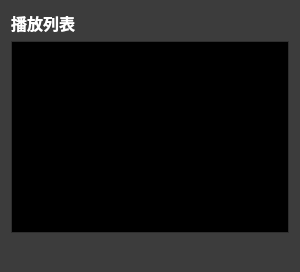
      <widget class="QWidget" name="playListWidget" native="true">
       <property name="maximumSize">
        <size>
         <width>300</width>
         <height>16777215</height>
        </size>
       </property>
       <property name="palette">
        <palette>
         <active>
          <colorrole role="WindowText">
           <brush brushstyle="SolidPattern">
            <color alpha="255">
             <red>255</red>
             <green>255</green>
             <blue>255</blue>
            </color>
           </brush>
          </colorrole>
          <colorrole role="Button">
           <brush brushstyle="SolidPattern">
            <color alpha="255">
             <red>60</red>
             <green>60</green>
             <blue>60</blue>
            </color>
           </brush>
          </colorrole>
          <colorrole role="Light">
           <brush brushstyle="SolidPattern">
            <color alpha="255">
             <red>90</red>
             <green>90</green>
             <blue>90</blue>
            </color>
           </brush>
          </colorrole>
          <colorrole role="Midlight">
           <brush brushstyle="SolidPattern">
            <color alpha="255">
             <red>75</red>
             <green>75</green>
             <blue>75</blue>
            </color>
           </brush>
          </colorrole>
          <colorrole role="Dark">
           <brush brushstyle="SolidPattern">
            <color alpha="255">
             <red>30</red>
             <green>30</green>
             <blue>30</blue>
            </color>
           </brush>
          </colorrole>
          <colorrole role="Mid">
           <brush brushstyle="SolidPattern">
            <color alpha="255">
             <red>40</red>
             <green>40</green>
             <blue>40</blue>
            </color>
           </brush>
          </colorrole>
          <colorrole role="Text">
           <brush brushstyle="SolidPattern">
            <color alpha="255">
             <red>255</red>
             <green>255</green>
             <blue>255</blue>
            </color>
           </brush>
          </colorrole>
          <colorrole role="BrightText">
           <brush brushstyle="SolidPattern">
            <color alpha="255">
             <red>255</red>
             <green>255</green>
             <blue>255</blue>
            </color>
           </brush>
          </colorrole>
          <colorrole role="ButtonText">
           <brush brushstyle="SolidPattern">
            <color alpha="255">
             <red>255</red>
             <green>255</green>
             <blue>255</blue>
            </color>
           </brush>
          </colorrole>
          <colorrole role="Base">
           <brush brushstyle="SolidPattern">
            <color alpha="255">
             <red>0</red>
             <green>0</green>
             <blue>0</blue>
            </color>
           </brush>
          </colorrole>
          <colorrole role="Window">
           <brush brushstyle="SolidPattern">
            <color alpha="255">
             <red>60</red>
             <green>60</green>
             <blue>60</blue>
            </color>
           </brush>
          </colorrole>
          <colorrole role="Shadow">
           <brush brushstyle="SolidPattern">
            <color alpha="255">
             <red>0</red>
             <green>0</green>
             <blue>0</blue>
            </color>
           </brush>
          </colorrole>
          <colorrole role="AlternateBase">
           <brush brushstyle="SolidPattern">
            <color alpha="255">
             <red>30</red>
             <green>30</green>
             <blue>30</blue>
            </color>
           </brush>
          </colorrole>
          <colorrole role="ToolTipBase">
           <brush brushstyle="SolidPattern">
            <color alpha="255">
             <red>255</red>
             <green>255</green>
             <blue>220</blue>
            </color>
           </brush>
          </colorrole>
          <colorrole role="ToolTipText">
           <brush brushstyle="SolidPattern">
            <color alpha="255">
             <red>0</red>
             <green>0</green>
             <blue>0</blue>
            </color>
           </brush>
          </colorrole>
          <colorrole role="PlaceholderText">
           <brush brushstyle="SolidPattern">
            <color alpha="128">
             <red>255</red>
             <green>255</green>
             <blue>255</blue>
            </color>
           </brush>
          </colorrole>
         </active>
         <inactive>
          <colorrole role="WindowText">
           <brush brushstyle="SolidPattern">
            <color alpha="255">
             <red>255</red>
             <green>255</green>
             <blue>255</blue>
            </color>
           </brush>
          </colorrole>
          <colorrole role="Button">
           <brush brushstyle="SolidPattern">
            <color alpha="255">
             <red>60</red>
             <green>60</green>
             <blue>60</blue>
            </color>
           </brush>
          </colorrole>
          <colorrole role="Light">
           <brush brushstyle="SolidPattern">
            <color alpha="255">
             <red>90</red>
             <green>90</green>
             <blue>90</blue>
            </color>
           </brush>
          </colorrole>
          <colorrole role="Midlight">
           <brush brushstyle="SolidPattern">
            <color alpha="255">
             <red>75</red>
             <green>75</green>
             <blue>75</blue>
            </color>
           </brush>
          </colorrole>
          <colorrole role="Dark">
           <brush brushstyle="SolidPattern">
            <color alpha="255">
             <red>30</red>
             <green>30</green>
             <blue>30</blue>
            </color>
           </brush>
          </colorrole>
          <colorrole role="Mid">
           <brush brushstyle="SolidPattern">
            <color alpha="255">
             <red>40</red>
             <green>40</green>
             <blue>40</blue>
            </color>
           </brush>
          </colorrole>
          <colorrole role="Text">
           <brush brushstyle="SolidPattern">
            <color alpha="255">
             <red>255</red>
             <green>255</green>
             <blue>255</blue>
            </color>
           </brush>
          </colorrole>
          <colorrole role="BrightText">
           <brush brushstyle="SolidPattern">
            <color alpha="255">
             <red>255</red>
             <green>255</green>
             <blue>255</blue>
            </color>
           </brush>
          </colorrole>
          <colorrole role="ButtonText">
           <brush brushstyle="SolidPattern">
            <color alpha="255">
             <red>255</red>
             <green>255</green>
             <blue>255</blue>
            </color>
           </brush>
          </colorrole>
          <colorrole role="Base">
           <brush brushstyle="SolidPattern">
            <color alpha="255">
             <red>0</red>
             <green>0</green>
             <blue>0</blue>
            </color>
           </brush>
          </colorrole>
          <colorrole role="Window">
           <brush brushstyle="SolidPattern">
            <color alpha="255">
             <red>60</red>
             <green>60</green>
             <blue>60</blue>
            </color>
           </brush>
          </colorrole>
          <colorrole role="Shadow">
           <brush brushstyle="SolidPattern">
            <color alpha="255">
             <red>0</red>
             <green>0</green>
             <blue>0</blue>
            </color>
           </brush>
          </colorrole>
          <colorrole role="AlternateBase">
           <brush brushstyle="SolidPattern">
            <color alpha="255">
             <red>30</red>
             <green>30</green>
             <blue>30</blue>
            </color>
           </brush>
          </colorrole>
          <colorrole role="ToolTipBase">
           <brush brushstyle="SolidPattern">
            <color alpha="255">
             <red>255</red>
             <green>255</green>
             <blue>220</blue>
            </color>
           </brush>
          </colorrole>
          <colorrole role="ToolTipText">
           <brush brushstyle="SolidPattern">
            <color alpha="255">
             <red>0</red>
             <green>0</green>
             <blue>0</blue>
            </color>
           </brush>
          </colorrole>
          <colorrole role="PlaceholderText">
           <brush brushstyle="SolidPattern">
            <color alpha="128">
             <red>255</red>
             <green>255</green>
             <blue>255</blue>
            </color>
           </brush>
          </colorrole>
         </inactive>
         <disabled>
          <colorrole role="WindowText">
           <brush brushstyle="SolidPattern">
            <color alpha="255">
             <red>30</red>
             <green>30</green>
             <blue>30</blue>
            </color>
           </brush>
          </colorrole>
          <colorrole role="Button">
           <brush brushstyle="SolidPattern">
            <color alpha="255">
             <red>60</red>
             <green>60</green>
             <blue>60</blue>
            </color>
           </brush>
          </colorrole>
          <colorrole role="Light">
           <brush brushstyle="SolidPattern">
            <color alpha="255">
             <red>90</red>
             <green>90</green>
             <blue>90</blue>
            </color>
           </brush>
          </colorrole>
          <colorrole role="Midlight">
           <brush brushstyle="SolidPattern">
            <color alpha="255">
             <red>75</red>
             <green>75</green>
             <blue>75</blue>
            </color>
           </brush>
          </colorrole>
          <colorrole role="Dark">
           <brush brushstyle="SolidPattern">
            <color alpha="255">
             <red>30</red>
             <green>30</green>
             <blue>30</blue>
            </color>
           </brush>
          </colorrole>
          <colorrole role="Mid">
           <brush brushstyle="SolidPattern">
            <color alpha="255">
             <red>40</red>
             <green>40</green>
             <blue>40</blue>
            </color>
           </brush>
          </colorrole>
          <colorrole role="Text">
           <brush brushstyle="SolidPattern">
            <color alpha="255">
             <red>30</red>
             <green>30</green>
             <blue>30</blue>
            </color>
           </brush>
          </colorrole>
          <colorrole role="BrightText">
           <brush brushstyle="SolidPattern">
            <color alpha="255">
             <red>255</red>
             <green>255</green>
             <blue>255</blue>
            </color>
           </brush>
          </colorrole>
          <colorrole role="ButtonText">
           <brush brushstyle="SolidPattern">
            <color alpha="255">
             <red>30</red>
             <green>30</green>
             <blue>30</blue>
            </color>
           </brush>
          </colorrole>
          <colorrole role="Base">
           <brush brushstyle="SolidPattern">
            <color alpha="255">
             <red>60</red>
             <green>60</green>
             <blue>60</blue>
            </color>
           </brush>
          </colorrole>
          <colorrole role="Window">
           <brush brushstyle="SolidPattern">
            <color alpha="255">
             <red>60</red>
             <green>60</green>
             <blue>60</blue>
            </color>
           </brush>
          </colorrole>
          <colorrole role="Shadow">
           <brush brushstyle="SolidPattern">
            <color alpha="255">
             <red>0</red>
             <green>0</green>
             <blue>0</blue>
            </color>
           </brush>
          </colorrole>
          <colorrole role="AlternateBase">
           <brush brushstyle="SolidPattern">
            <color alpha="255">
             <red>60</red>
             <green>60</green>
             <blue>60</blue>
            </color>
           </brush>
          </colorrole>
          <colorrole role="ToolTipBase">
           <brush brushstyle="SolidPattern">
            <color alpha="255">
             <red>255</red>
             <green>255</green>
             <blue>220</blue>
            </color>
           </brush>
          </colorrole>
          <colorrole role="ToolTipText">
           <brush brushstyle="SolidPattern">
            <color alpha="255">
             <red>0</red>
             <green>0</green>
             <blue>0</blue>
            </color>
           </brush>
          </colorrole>
          <colorrole role="PlaceholderText">
           <brush brushstyle="SolidPattern">
            <color alpha="128">
             <red>255</red>
             <green>255</green>
             <blue>255</blue>
            </color>
           </brush>
          </colorrole>
         </disabled>
        </palette>
       </property>
       <property name="autoFillBackground">
        <bool>true</bool>
       </property>
       <layout class="QVBoxLayout" name="verticalLayout_3">
        <item>
         <widget class="QLabel" name="label">
          <property name="font">
           <font>
            <family>Arial Black</family>
            <pointsize>12</pointsize>
            <weight>75</weight>
            <bold>true</bold>
           </font>
          </property>
          <property name="text">
           <string>播放列表</string>
          </property>
         </widget>
        </item>
        <item>
         <widget class="QListWidget" name="listVideoWidget">
          <property name="maximumSize">
           <size>
            <width>300</width>
            <height>16777215</height>
           </size>
          </property>
          <property name="autoFillBackground">
           <bool>true</bool>
          </property>
          <property name="horizontalScrollBarPolicy">
           <enum>Qt::ScrollBarAlwaysOff</enum>
          </property>
          <property name="sizeAdjustPolicy">
           <enum>QAbstractScrollArea::AdjustIgnored</enum>
          </property>
          <property name="selectionMode">
           <enum>QAbstractItemView::ExtendedSelection</enum>
          </property>
          <property name="movement">
           <enum>QListView::Static</enum>
          </property>
          <property name="flow">
           <enum>QListView::TopToBottom</enum>
          </property>
          <property name="isWrapping" stdset="0">
           <bool>false</bool>
          </property>
          <property name="uniformItemSizes">
           <bool>false</bool>
          </property>
          <property name="wordWrap">
           <bool>false</bool>
          </property>
         </widget>
        </item>
        <item>
         <layout class="QHBoxLayout" name="horizontalLayout_4">
          <item>
           <widget class="QPushButton" name="btnAdds">
            <property name="maximumSize">
             <size>
              <width>40</width>
              <height>16777215</height>
             </size>
            </property>
            <property name="focusPolicy">
             <enum>Qt::NoFocus</enum>
            </property>
            <property name="toolTip">
             <string>添加播放文件</string>
            </property>
            <property name="text">
             <string/>
            </property>
            <property name="icon">
             <iconset resource="icons.qrc">
              <normaloff>:/icons/light/icons/light/icon_adds.png</normaloff>:/icons/light/icons/light/icon_adds.png</iconset>
            </property>
            <property name="flat">
             <bool>true</bool>
            </property>
           </widget>
          </item>
          <item>
           <widget class="QPushButton" name="btnDelete">
            <property name="maximumSize">
             <size>
              <width>40</width>
              <height>16777215</height>
             </size>
            </property>
            <property name="focusPolicy">
             <enum>Qt::NoFocus</enum>
            </property>
            <property name="toolTip">
             <string>移除视频文件</string>
            </property>
            <property name="text">
             <string/>
            </property>
            <property name="icon">
             <iconset resource="icons.qrc">
              <normaloff>:/icons/light/icons/light/icon_delete.png</normaloff>:/icons/light/icons/light/icon_delete.png</iconset>
            </property>
            <property name="flat">
             <bool>true</bool>
            </property>
           </widget>
          </item>
          <item>
           <widget class="QPushButton" name="btnInc">
            <property name="maximumSize">
             <size>
              <width>40</width>
              <height>16777215</height>
             </size>
            </property>
            <property name="focusPolicy">
             <enum>Qt::NoFocus</enum>
            </property>
            <property name="toolTip">
             <string>列表升序排序</string>
            </property>
            <property name="text">
             <string/>
            </property>
            <property name="icon">
             <iconset resource="icons.qrc">
              <normaloff>:/icons/light/icons/light/icon_inc.png</normaloff>:/icons/light/icons/light/icon_inc.png</iconset>
            </property>
            <property name="flat">
             <bool>true</bool>
            </property>
           </widget>
          </item>
          <item>
           <widget class="QPushButton" name="btnDesc">
            <property name="maximumSize">
             <size>
              <width>40</width>
              <height>16777215</height>
             </size>
            </property>
            <property name="focusPolicy">
             <enum>Qt::NoFocus</enum>
            </property>
            <property name="toolTip">
             <string>列表降序排序</string>
            </property>
            <property name="text">
             <string/>
            </property>
            <property name="icon">
             <iconset resource="icons.qrc">
              <normaloff>:/icons/light/icons/light/icon_desc.png</normaloff>:/icons/light/icons/light/icon_desc.png</iconset>
            </property>
            <property name="flat">
             <bool>true</bool>
            </property>
           </widget>
          </item>
          <item>
           <widget class="QPushButton" name="btnRefresh">
            <property name="maximumSize">
             <size>
              <width>40</width>
              <height>16777215</height>
             </size>
            </property>
            <property name="focusPolicy">
             <enum>Qt::NoFocus</enum>
            </property>
            <property name="toolTip">
             <string>刷新列表</string>
            </property>
            <property name="text">
             <string/>
            </property>
            <property name="icon">
             <iconset resource="icons.qrc">
              <normaloff>:/icons/light/icons/light/icon_refresh.png</normaloff>:/icons/light/icons/light/icon_refresh.png</iconset>
            </property>
            <property name="flat">
             <bool>true</bool>
            </property>
           </widget>
          </item>
          <item>
           <widget class="QPushButton" name="btnClear">
            <property name="focusPolicy">
             <enum>Qt::NoFocus</enum>
            </property>
            <property name="toolTip">
             <string>清空列表</string>
            </property>
            <property name="text">
             <string/>
            </property>
            <property name="icon">
             <iconset resource="icons.qrc">
              <normaloff>:/icons/light/icons/light/icon_clear.png</normaloff>:/icons/light/icons/light/icon_clear.png</iconset>
            </property>
            <property name="flat">
             <bool>true</bool>
            </property>
           </widget>
          </item>
          <item>
           <spacer name="horizontalSpacer_3">
            <property name="orientation">
             <enum>Qt::Horizontal</enum>
            </property>
            <property name="sizeHint" stdset="0">
             <size>
              <width>40</width>
              <height>20</height>
             </size>
            </property>
           </spacer>
          </item>
         </layout>
        </item>
       </layout>
      </widget>
